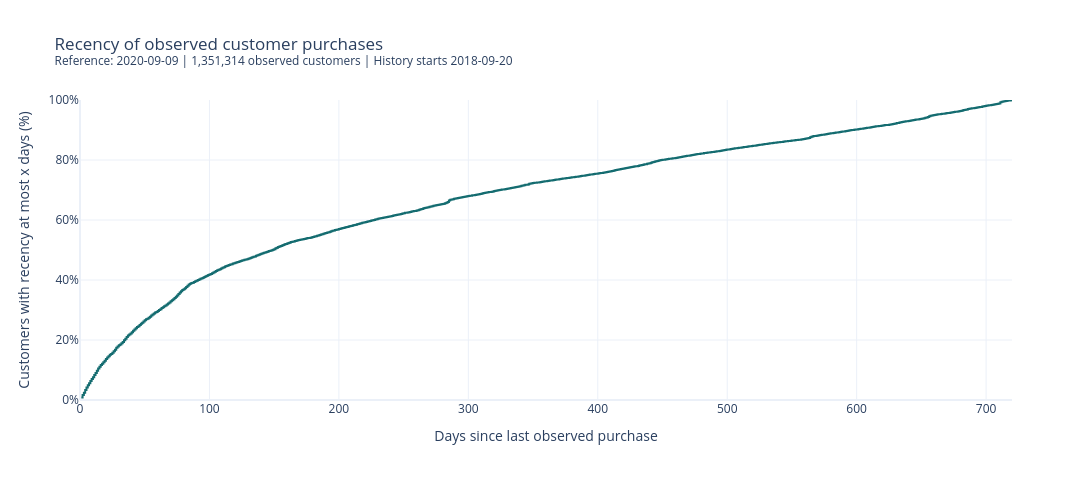

Notebook cell for this chart:
### Code cell
fig = px.line(
    recency_distribution,
    x="recency_days",
    y="cumulative_customer_pct",
    line_shape="hv",
    color_discrete_sequence=["#146C70"],
    template="plotly_white",
    hover_data={
        "customers": ":,",
        "cumulative_customer_pct": ":.2f",
    },
    labels={
        "recency_days": "Days since last observed purchase",
        "cumulative_customer_pct": (
            "Customers with recency at most x days (%)"
        ),
        "customers": "Customers at this exact recency",
    },
    title=(
        "Recency of observed customer purchases"
        f"<br><sup>Reference: {EDA_END_EXCLUSIVE.date()}"
        f" | {observed_customers:,} observed customers"
        f" | History starts {EDA_START.date()}</sup>"
    ),
)

fig.update_layout(
    width=1100,
    height=480,
    showlegend=False,
)

fig.update_xaxes(rangemode="tozero")
fig.update_yaxes(range=[0, 100], ticksuffix="%")

fig.show(
    renderer="plotly_mimetype+png",
    config={"displaylogo": False},
)

### Figure 1 — Plotly figure (JSON) as saved in the notebook; plotly's stock layout.template omitted (floating-point values rounded to 4 significant figures; data arrays with more than 128 entries replaced by an {"elided": "..."} marker saying what was removed)
{"data": [{"customdata": {"elided": "720x1 int values"}, "hovertemplate": "Days since last observed purchase=%{x}<br>Customers with recency at most x days (%)=%{y:.2f}<br>Customers at this exact recency=%{customdata[0]:,}<extra></extra>", "legendgroup": "", "line": {"color": "#146C70", "dash": "solid", "shape": "hv"}, "marker": {"symbol": "circle"}, "mode": "lines", "name": "", "orientation": "v", "showlegend": false, "type": "scatter", "x": {"elided": "720 int values"}, "xaxis": "x", "y": {"elided": "720 float values"}, "yaxis": "y"}], "layout": {"height": 480, "legend": {"tracegroupgap": 0}, "showlegend": false, "title": {"text": "Recency of observed customer purchases<br><sup>Reference: 2020-09-09 | 1,351,314 observed customers | History starts 2018-09-20</sup>"}, "width": 1100, "xaxis": {"anchor": "y", "domain": [0, 1], "rangemode": "tozero", "title": {"text": "Days since last observed purchase"}}, "yaxis": {"anchor": "x", "domain": [0, 1], "range": [0, 100], "ticksuffix": "%", "title": {"text": "Customers with recency at most x days (%)"}}}}
